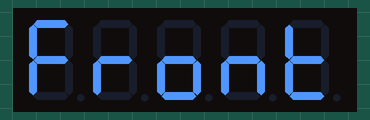
Bench run of a sketch on a simulated Arduino Uno, built with avr-gcc and run on an emulated ATmega328P. Parts: 5-digit seven-segment display. Wiring (inferred from the names in the program): 5-digit 7-segment display, segments lit when HIGH: segments pin 2, pin 3, pin 4, pin 5, pin 6, pin 7, pin 8, pin 9; digit selects A0, A1, A2, A3, A4. The segment pins are drawn as the display they are named for.

Above: at 0.1 s.
At 1.1 s:
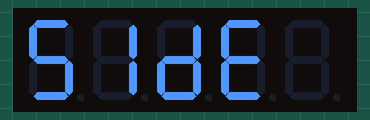

Measured:
- what the display in image 0 shows lasts 1.1 s, from 0.0 s to 1.1 s

The sketch:

word_switch_5digit_display.ino
```cpp
const int segPins[8] = {2, 3, 4, 5, 6, 7, 8, 9};  // A-DP pins
const int digitPins[5] = {A0, A1, A2, A3, A4};    // Digit 1-5 pins

const int freq = 100;                             // Multiplex refresh rate (Hz)
const int multiplex_delay = 1000 / (freq * 5);    // Delay for each digit's display "on" time (ms)
unsigned long currentTime = 0;                    // Current time in ms
unsigned long lastSwitchTime = 0;                 // Last time when words were switched
bool showFront = true;                            // Which word to show

const byte alphabets[10] =
{
  B01110001,  // F
  B01010000,  // r
  B01011100,  // o
  B01010100,  // n
  B01111000,  // t

  B01101101,  // S
  B00000110,  // i
  B01011110,  // d
  B01111001,  // E
  B00000000   // blank
};

void setup()
{
  for (int i = 0; i < 8; i++) {
    pinMode(segPins[i], OUTPUT);      // initialize segment pins as outputs
    digitalWrite(segPins[i], LOW);    // turn off all segment pins
  }

  for (int j = 0; j < 5; j++) {
    pinMode(digitPins[j], OUTPUT);    // initialize digit pins as outputs
    digitalWrite(digitPins[j], LOW);  // turn off all digit pins
  }
}

void loop()
{
  currentTime = millis();

  // Switch words (Front <-> Side) every 1 second
  if (currentTime - lastSwitchTime >= 1000) {
    showFront = !showFront;
    lastSwitchTime = currentTime;
  }

  // Multiplex display
  for (int d = 0; d < 5; d++) {
    // Select current alphabet to display
    byte currAlph = showFront ? alphabets[d] : alphabets[d+5];

    // Turn on the current digit
    digitalWrite(digitPins[d], HIGH);

    // Set segments to display selected alphabet
    for (int s = 0; s < 8; s++) digitalWrite(segPins[s], bitRead(currAlph, s));

    // Turn off the current digit
    delay(multiplex_delay);  // delay for the display "on" time for each digit to visibly flicker (100Hz)
    digitalWrite(digitPins[d], LOW);
  }
}
```
